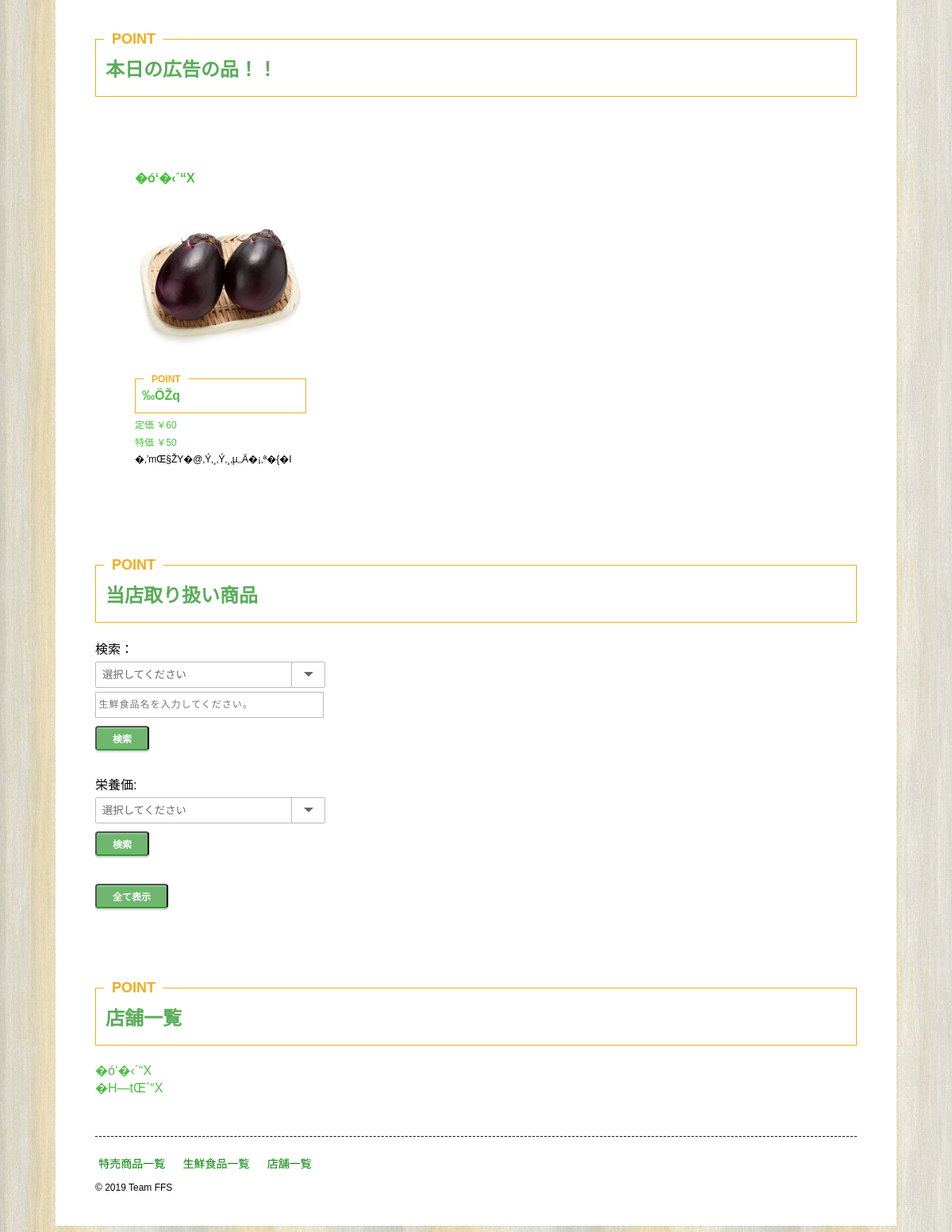
The page /TopPage.php (lower part) on the database as committed earlier.
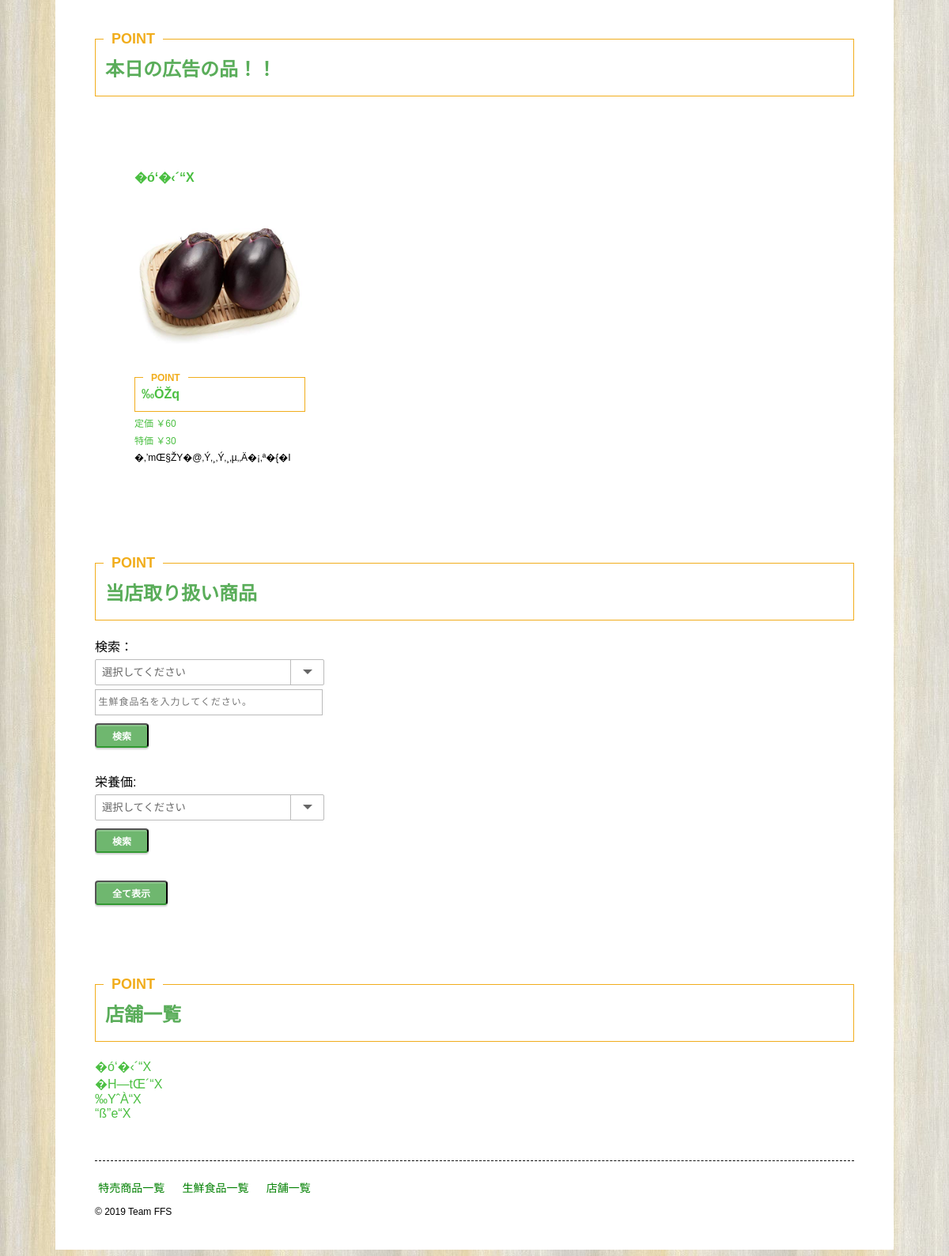
The same page on the database as committed later.
### tables this page shows
CREATE TABLE IF NOT EXISTS sale (
  `sale_id` INT AUTO_INCREMENT NOT NULL,
  `sale_price` INT NOT NULL,
  `date` DATE NOT NULL,
  `shop_id` INT NOT NULL,
  `food_id` INT NOT NULL,
  PRIMARY KEY (`sale_id`),
  FOREIGN KEY(`food_id`) REFERENCES food (`food_id`),
  FOREIGN KEY(`shop_id`) REFERENCES shop (`shop_id`)
);

CREATE TABLE IF NOT EXISTS shop (
  `shop_id` INT AUTO_INCREMENT NOT NULL,
  `shop_name` VARCHAR(100) NOT NULL,
  `address` VARCHAR(100) NOT NULL,
  `tel` VARCHAR(20) NOT NULL,
  PRIMARY KEY (`shop_id`)
);

CREATE TABLE IF NOT EXISTS food (
  `food_id` INT AUTO_INCREMENT NOT NULL,
  `food_name` VARCHAR(100) NOT NULL,
  `food_price` INT NOT NULL,
  `picture` VARCHAR(300) NOT NULL,
  `txt` TEXT NOT NULL,
  `calorie` FLOAT NOT NULL,
  `protein` FLOAT,
  `lipid` FLOAT,
  `carb` FLOAT,
  `natrium` FLOAT,
  `kalium` FLOAT,
  `show_flag` INT NOT NULL,
  `genre_id` INT NOT NULL,
  PRIMARY KEY (`food_id`),
  FOREIGN KEY(`genre_id`) REFERENCES genre (`genre_id`)
);

### TopPage.php (called while the page is built, shortened)
<?php
$dbh = connectDb();
    require_once("lib/model/SpecialPriceFood.php");
    $special_price_food = new SpecialPriceFood($dbh);
    $today = date("Y-m-d");
    $special_price_food_today_list = $special_price_food->getDataSaleFoodShoppArrayAtDate($today);
    $shop_i = new SpecialPriceFood($dbh);
    $shop_list = $shop_i->getDataShopArray();
    require_once("lib/view/view_top_page.php");
?>

### lib/model/SpecialPriceFood.php (called while the page is built, shortened)
<?php
class SpecialPriceFood
{
    private $dbh;
    public function __construct($dbh)
    {
        $this->dbh = $dbh;
    }
    public function getDataShopArray()
    {
        try {
            $sql = "SELECT * FROM ffs_db.shop";
            $sth = $this->dbh->prepare($sql);
            $sth->execute();
            return $sth->fetchAll(PDO::FETCH_ASSOC);
        } catch (PDOException $e) {
            exit("SQL発行エラー：{$e->getMessage()}");
        }
    }
    public function getDataSaleFoodShoppArrayAtDate($date)
    {
        try {
            $sql = "SELECT *
                    FROM ffs_db.sale t1
                        INNER JOIN ffs_db.food t2
                            ON t1.food_id = t2.food_id
                        INNER JOIN ffs_db.shop t3
                            ON t1.shop_id = t3.shop_id
                    WHERE date = '{$date}';";
            $sth = $this->dbh->prepare($sql);
            $sth->execute();
            return $sth->fetchAll(PDO::FETCH_ASSOC);
        } catch (PDOException $e) {
            exit("SQL発行エラー：{$e->getMessage()}");
        }
    }
}

### lib/function.php (the view, shortened to what this page needs)
<?php
function h($str)
    {
        return htmlspecialchars($str, ENT_QUOTES, "UTF-8");
    }
function ph($str)
{
    print h($str);
}

### lib/view/view_top_page.php (shortened to what this page needs)
<!DOCTYPE html>
<html lang="ja">
<head>
<link rel="stylesheet" href="lib/css/style-pc.css">
</head>
<body>
<div class="wrapper">
<div class="main_area">
<font = color=#5AAD5A><h2 id="sale">本日の広告の品！！</h2></font>
<?php foreach ($special_price_food_today_list as $special_price_food_today) { ?>
  <section class="section_top_page">
  <?php
  $shop_url = "shop_page.php?shop_id=" .
              $special_price_food_today["shop_id"] .
              "&shop_name=" .
              $special_price_food_today["shop_name"] .
              "&address=" .
              $special_price_food_today["address"] .
              "&tel=" .
              $special_price_food_today["tel"];
  ?>
  <a href="<?php ph($shop_url) ?>"><h4 class="spf_shop_name"><?php ph($special_price_food_today["shop_name"]); ?></h4> </a>
  <a href="food_page.php?food_id=<?php ph($special_price_food_today["food_id"]); ?>">
    <img src="lib/images/<?php ph($special_price_food_today["picture"]); ?>" alt="<?php ph($special_price_food_today["food_name"]);?>の画像" width="300" height="300">
    <h2 class="spf_name"><?php ph($special_price_food_today["food_name"]); ?></h2>
    <p>定価 ￥<?php ph(number_format($special_price_food_today["food_price"])); ?></p>
    <p>特価 ￥<?php ph(number_format($special_price_food_today["sale_price"])); ?></p>
  </a>
  <p class="sph_food_description"><?php ph($special_price_food_today["txt"]); ?></p>
  </section>
<?php } ?>
</div>
<div class="main_area">
  <font = color=#5AAD5A><h2 id="sale">当店取り扱い商品</h2></font>
  検索：<form action="TopPage.php"method="post">
  <div class="cp_ipselect cp_sl02">
  <select name="genre_id">
  <option value="">選択してください</option>
  </select>
</div>
<div class="cp_iptxt">
    <input type="text" name="food_name" placeholder="生鮮食品名を入力してください。">
</div>
  <input type="submit" class="btn" value="検索">
  <br>
  栄養価: <br>
          <div class="cp_ipselect cp_sl02">
          <select name="eiyoka">
            <option value="">選択してください</option>
        </select></div> <input type="submit" class="btn" value="検索"><br>
        <a href="TopPage.php"><button class="btn">全て表示</button></a>
  </form>
</div>
<div class="main_area">
<font = color=#5AAD5A><h2 id="shop">店舗一覧</h2></font>
<?php foreach ($shop_list as $shop) {?>
    <tr>
    <div class="box_shop">
        <a href="shop_page.php?shop_id=<?php
        ph($shop['shop_id']);?>&shop_name=<?php ph($shop['shop_name']);?>
        &address=<?php ph($shop['address']);?>
        &tel=<?php ph($shop['tel']);?>"
        method="post"><td><?php ph($shop["shop_name"]);?></td><br>
      </div>
    </tr>
    <?php } ?>
</div>
<footer class="footer_top_page">
<nav class="navigation_footer">
<ul>
  <li><a href="#sale" class="link">特売商品一覧</a></li>
  <li><a href="#food" class="link">生鮮食品一覧</a></li>
  <li><a href="#shop" class="link">店舗一覧</a></li>
</ul>
</nav>
<small>&copy; 2019 Team FFS </small>
</footer>
</div>
</body>
</html>

Rows that differ between the two databases and show on the page:
changed sale: shop.shop_name "�ó‘�‹´“X ‰ÖŽq 60 50 �‚’mŒ§ŽY�@‚Ý‚¸‚Ý‚¸‚µ‚­‚Ä�¡‚ª�{�I" → "�ó‘�‹´“X ‰ÖŽq 60 30 �‚’mŒ§ŽY�@‚Ý‚¸‚Ý‚¸‚µ‚­‚Ä�¡‚ª�{�I"
added shop: shop_name "‰YˆÀ“X"
added shop: shop_name "“ß”e“X"
